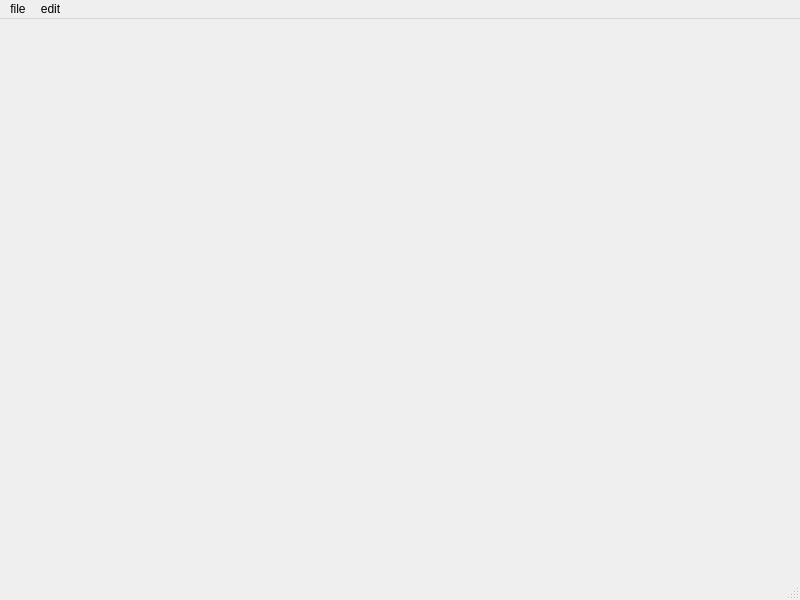
<?xml version="1.0" encoding="UTF-8"?>
<ui version="4.0">
 <class>MainWindow</class>
 <widget class="QMainWindow" name="MainWindow">
  <property name="geometry">
   <rect>
    <x>0</x>
    <y>0</y>
    <width>800</width>
    <height>600</height>
   </rect>
  </property>
  <property name="windowTitle">
   <string>MainWindow</string>
  </property>
  <widget class="QWidget" name="centralwidget"/>
  <widget class="QMenuBar" name="menubar">
   <property name="geometry">
    <rect>
     <x>0</x>
     <y>0</y>
     <width>800</width>
     <height>22</height>
    </rect>
   </property>
   <widget class="QMenu" name="menufile">
    <property name="title">
     <string>file</string>
    </property>
    <addaction name="actionnew"/>
    <addaction name="actionopen"/>
   </widget>
   <widget class="QMenu" name="menuedit">
    <property name="title">
     <string>edit</string>
    </property>
   </widget>
   <addaction name="menufile"/>
   <addaction name="menuedit"/>
  </widget>
  <widget class="QStatusBar" name="statusbar"/>
  <action name="actionnew">
   <property name="text">
    <string>new</string>
   </property>
  </action>
  <action name="actionopen">
   <property name="text">
    <string>open</string>
   </property>
  </action>
 </widget>
 <resources/>
 <connections/>
</ui>
